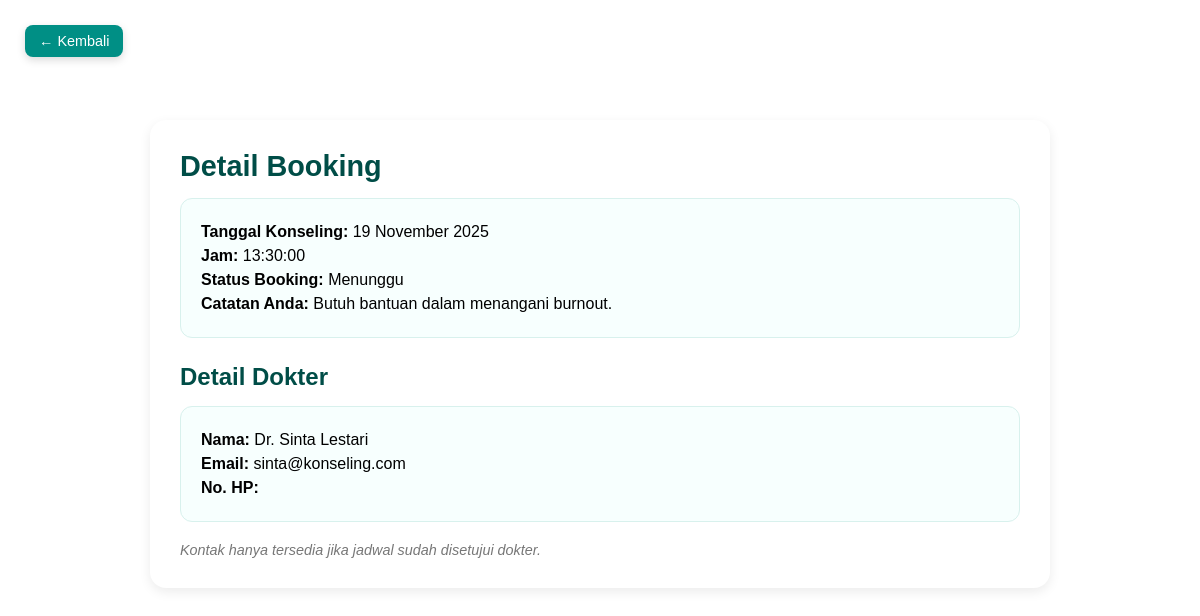
/detail_booking.php?booking_id=8, run on an earlier commit of the app's database.
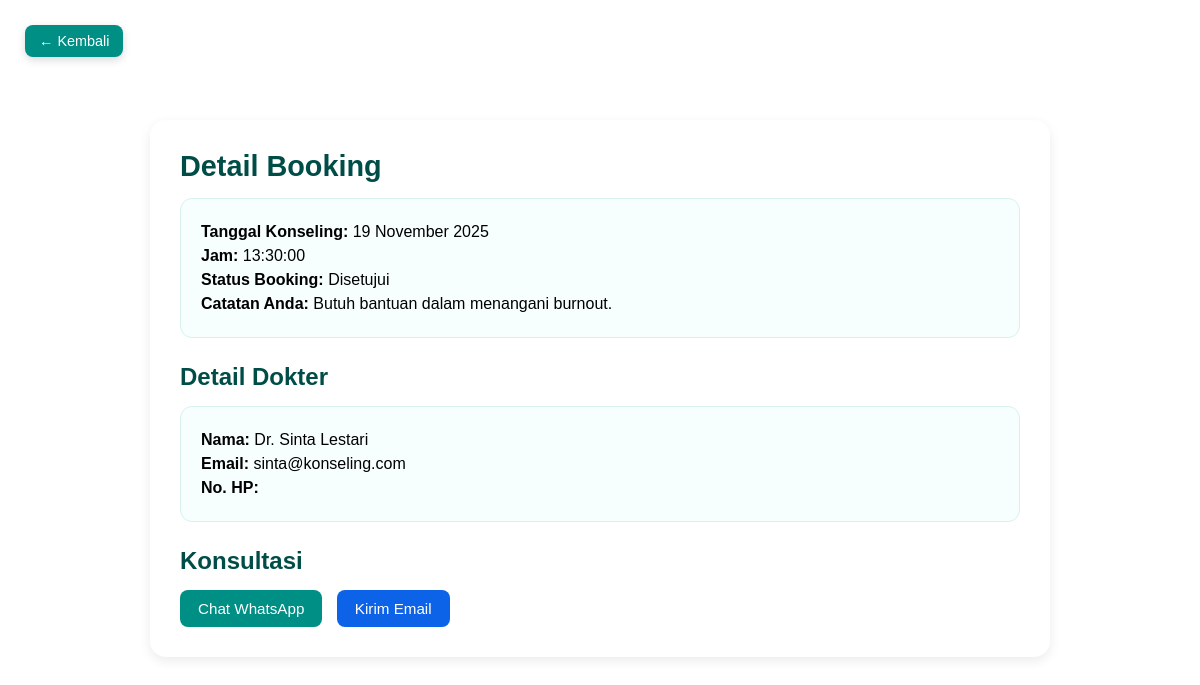
And on a later commit of the database.
### tables this page shows
CREATE TABLE `booking` (
  `booking_id` int(11) NOT NULL,
  `pasien_id` int(11) DEFAULT NULL,
  `dokter_id` int(11) DEFAULT NULL,
  `jadwal_id` int(11) DEFAULT NULL,
  `status` enum('menunggu','disetujui','selesai','dibatalkan') DEFAULT NULL,
  `catatan` text DEFAULT NULL
);

CREATE TABLE `jadwal_dokter` (
  `jadwal_id` int(11) NOT NULL,
  `dokter_id` int(11) DEFAULT NULL,
  `tanggal` date DEFAULT NULL,
  `jam` time DEFAULT NULL,
  `status` enum('tersedia','penuh') DEFAULT 'tersedia'
);

CREATE TABLE `users` (
  `user_id` int(11) NOT NULL,
  `nama` varchar(100) DEFAULT NULL,
  `email` varchar(100) DEFAULT NULL,
  `password` varchar(255) DEFAULT NULL,
  `role` enum('dokter','pasien') DEFAULT NULL,
  `no_hp` varchar(20) DEFAULT NULL
);

### detail_booking.php (the view, shortened to what this page needs)
<?php
include 'connection.php';
$booking_id = intval($_GET['booking_id']);
$sql = "
    SELECT b.booking_id, b.status AS status_booking, b.catatan,
           j.tanggal, j.jam,
           u.user_id AS dokter_id, u.nama AS nama_dokter,
           u.email, u.no_hp
    FROM booking b
    JOIN jadwal_dokter j ON b.jadwal_id = j.jadwal_id
    JOIN users u ON j.dokter_id = u.user_id
    WHERE b.booking_id = '$booking_id'
";
$result = mysqli_query($conn, $sql);
$book = mysqli_fetch_assoc($result);
$status = $book['status_booking'];
?>
<!DOCTYPE html>
<html lang="id">
<head>
    <link rel="stylesheet" href="asset/css/style.css">
</head>
<body>
    <a href="daftar_jadwal.php" class="back-btn">
        &#8592; Kembali
    </a>
    <div class="detail-container">
        <h2 class="detail-title">Detail Booking</h2>
        <div class="detail-section">
            <p><strong>Tanggal Konseling:</strong> <?= date('d F Y', strtotime($book['tanggal'])) ?></p>
            <p><strong>Jam:</strong> <?= $book['jam'] ?></p>
            <p><strong>Status Booking:</strong> <?= ucfirst($book['status_booking']) ?></p>
            <p><strong>Catatan Anda:</strong> <?= $book['catatan'] ?></p>
        </div>
        <h3 class="detail-title" style="font-size:1.5rem;margin-top:25px;">Detail Dokter</h3>
        <div class="detail-section">
            <p><strong>Nama:</strong> <?= $book['nama_dokter'] ?></p>
            <p><strong>Email:</strong> <?= $book['email'] ?></p>
            <p><strong>No. HP:</strong> <?= $book['no_hp'] ?></p>
        </div>
        <?php if ($status == 'disetujui'): ?>
            <h3 class="detail-title" style="font-size:1.5rem;margin-top:25px;">Konsultasi</h3>
            <a class="btn-green"
                href="https://wa.me/<?= $book['no_hp'] ?>?text=Halo%20Dokter%20<?= urlencode($book['nama_dokter']) ?>..."
                target="_blank">
                Chat WhatsApp
            </a>
            <a class="btn-blue"
                href="mailto:<?= $book['email'] ?>?subject=Konsultasi%20Konseling">
                Kirim Email
            </a>
        <?php else: ?>
            <p class="info-note">Kontak hanya tersedia jika jadwal sudah disetujui dokter.</p>
        <?php endif; ?>
    </div>
</body>
</html>

What changed in the data, as far as the page shows it:
changed booking "Butuh bantuan dalam menangani burnout.": status "Menunggu" → "Disetujui"
Also different on the page:
text no longer shown: "Kontak hanya tersedia jika jadwal sudah disetujui dokter."
text now shown: "Konsultasi Chat WhatsApp Kirim Email"
